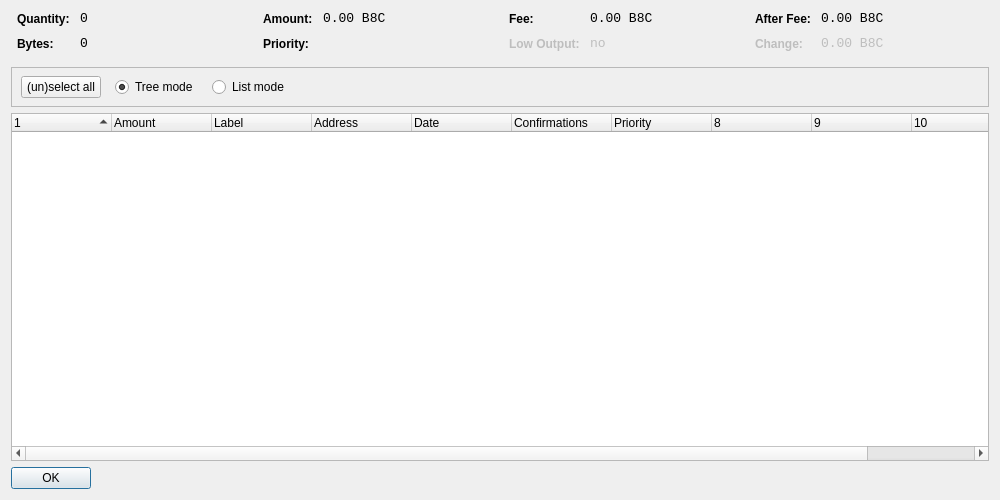
<?xml version="1.0" encoding="UTF-8"?>
<ui version="4.0">
 <class>CoinControlDialog</class>
 <widget class="QDialog" name="CoinControlDialog">
  <property name="geometry">
   <rect>
    <x>0</x>
    <y>0</y>
    <width>1000</width>
    <height>500</height>
   </rect>
  </property>
  <property name="windowTitle">
   <string>Coin Control</string>
  </property>
  <layout class="QVBoxLayout" name="verticalLayout">
   <item>
    <layout class="QHBoxLayout" name="horizontalLayoutTop" stretch="0,0,0,0">
     <property name="topMargin">
      <number>0</number>
     </property>
     <property name="bottomMargin">
      <number>10</number>
     </property>
     <item>
      <layout class="QFormLayout" name="formLayoutCoinControl1">
       <property name="horizontalSpacing">
        <number>10</number>
       </property>
       <property name="verticalSpacing">
        <number>10</number>
       </property>
       <property name="leftMargin">
        <number>6</number>
       </property>
       <property name="rightMargin">
        <number>6</number>
       </property>
       <item row="0" column="0">
        <widget class="QLabel" name="labelCoinControlQuantityText">
         <property name="styleSheet">
          <string notr="true">font-weight:bold;</string>
         </property>
         <property name="text">
          <string>Quantity:</string>
         </property>
        </widget>
       </item>
       <item row="0" column="1">
        <widget class="QLabel" name="labelCoinControlQuantity">
         <property name="font">
          <font>
           <family>Monospace</family>
           <pointsize>10</pointsize>
          </font>
         </property>
         <property name="cursor">
          <cursorShape>IBeamCursor</cursorShape>
         </property>
         <property name="contextMenuPolicy">
          <enum>Qt::ActionsContextMenu</enum>
         </property>
         <property name="text">
          <string notr="true">0</string>
         </property>
         <property name="textInteractionFlags">
          <set>Qt::LinksAccessibleByMouse|Qt::TextSelectableByKeyboard|Qt::TextSelectableByMouse</set>
         </property>
        </widget>
       </item>
       <item row="1" column="0">
        <widget class="QLabel" name="labelCoinControlBytesText">
         <property name="styleSheet">
          <string notr="true">font-weight:bold;</string>
         </property>
         <property name="text">
          <string>Bytes:</string>
         </property>
        </widget>
       </item>
       <item row="1" column="1">
        <widget class="QLabel" name="labelCoinControlBytes">
         <property name="font">
          <font>
           <family>Monospace</family>
           <pointsize>10</pointsize>
          </font>
         </property>
         <property name="cursor">
          <cursorShape>IBeamCursor</cursorShape>
         </property>
         <property name="contextMenuPolicy">
          <enum>Qt::ActionsContextMenu</enum>
         </property>
         <property name="text">
          <string notr="true">0</string>
         </property>
         <property name="textInteractionFlags">
          <set>Qt::LinksAccessibleByMouse|Qt::TextSelectableByKeyboard|Qt::TextSelectableByMouse</set>
         </property>
        </widget>
       </item>
      </layout>
     </item>
     <item>
      <layout class="QFormLayout" name="formLayoutCoinControl2">
       <property name="horizontalSpacing">
        <number>10</number>
       </property>
       <property name="verticalSpacing">
        <number>10</number>
       </property>
       <property name="leftMargin">
        <number>6</number>
       </property>
       <property name="rightMargin">
        <number>6</number>
       </property>
       <item row="0" column="0">
        <widget class="QLabel" name="labelCoinControlAmountText">
         <property name="styleSheet">
          <string notr="true">font-weight:bold;</string>
         </property>
         <property name="text">
          <string>Amount:</string>
         </property>
        </widget>
       </item>
       <item row="0" column="1">
        <widget class="QLabel" name="labelCoinControlAmount">
         <property name="font">
          <font>
           <family>Monospace</family>
           <pointsize>10</pointsize>
          </font>
         </property>
         <property name="cursor">
          <cursorShape>IBeamCursor</cursorShape>
         </property>
         <property name="contextMenuPolicy">
          <enum>Qt::ActionsContextMenu</enum>
         </property>
         <property name="text">
          <string notr="true">0.00 B8C</string>
         </property>
         <property name="textInteractionFlags">
          <set>Qt::LinksAccessibleByMouse|Qt::TextSelectableByKeyboard|Qt::TextSelectableByMouse</set>
         </property>
        </widget>
       </item>
       <item row="1" column="0">
        <widget class="QLabel" name="labelCoinControlPriorityText">
         <property name="styleSheet">
          <string notr="true">font-weight:bold;</string>
         </property>
         <property name="text">
          <string>Priority:</string>
         </property>
        </widget>
       </item>
       <item row="1" column="1">
        <widget class="QLabel" name="labelCoinControlPriority">
         <property name="font">
          <font>
           <family>Monospace</family>
           <pointsize>10</pointsize>
          </font>
         </property>
         <property name="cursor">
          <cursorShape>IBeamCursor</cursorShape>
         </property>
         <property name="contextMenuPolicy">
          <enum>Qt::ActionsContextMenu</enum>
         </property>
         <property name="text">
          <string/>
         </property>
         <property name="textInteractionFlags">
          <set>Qt::LinksAccessibleByMouse|Qt::TextSelectableByKeyboard|Qt::TextSelectableByMouse</set>
         </property>
        </widget>
       </item>
      </layout>
     </item>
     <item>
      <layout class="QFormLayout" name="formLayoutCoinControl3">
       <property name="horizontalSpacing">
        <number>10</number>
       </property>
       <property name="verticalSpacing">
        <number>10</number>
       </property>
       <property name="leftMargin">
        <number>6</number>
       </property>
       <property name="rightMargin">
        <number>6</number>
       </property>
       <item row="0" column="0">
        <widget class="QLabel" name="labelCoinControlFeeText">
         <property name="styleSheet">
          <string notr="true">font-weight:bold;</string>
         </property>
         <property name="text">
          <string>Fee:</string>
         </property>
        </widget>
       </item>
       <item row="0" column="1">
        <widget class="QLabel" name="labelCoinControlFee">
         <property name="font">
          <font>
           <family>Monospace</family>
           <pointsize>10</pointsize>
          </font>
         </property>
         <property name="cursor">
          <cursorShape>IBeamCursor</cursorShape>
         </property>
         <property name="contextMenuPolicy">
          <enum>Qt::ActionsContextMenu</enum>
         </property>
         <property name="text">
          <string notr="true">0.00 B8C</string>
         </property>
         <property name="textInteractionFlags">
          <set>Qt::LinksAccessibleByMouse|Qt::TextSelectableByKeyboard|Qt::TextSelectableByMouse</set>
         </property>
        </widget>
       </item>
       <item row="1" column="0">
        <widget class="QLabel" name="labelCoinControlLowOutputText">
         <property name="enabled">
          <bool>false</bool>
         </property>
         <property name="styleSheet">
          <string notr="true">font-weight:bold;</string>
         </property>
         <property name="text">
          <string>Low Output:</string>
         </property>
        </widget>
       </item>
       <item row="1" column="1">
        <widget class="QLabel" name="labelCoinControlLowOutput">
         <property name="enabled">
          <bool>false</bool>
         </property>
         <property name="font">
          <font>
           <family>Monospace</family>
           <pointsize>10</pointsize>
          </font>
         </property>
         <property name="cursor">
          <cursorShape>IBeamCursor</cursorShape>
         </property>
         <property name="contextMenuPolicy">
          <enum>Qt::ActionsContextMenu</enum>
         </property>
         <property name="text">
          <string notr="true">no</string>
         </property>
         <property name="textInteractionFlags">
          <set>Qt::LinksAccessibleByMouse|Qt::TextSelectableByKeyboard|Qt::TextSelectableByMouse</set>
         </property>
        </widget>
       </item>
      </layout>
     </item>
     <item>
      <layout class="QFormLayout" name="formLayoutCoinControl4">
       <property name="horizontalSpacing">
        <number>10</number>
       </property>
       <property name="verticalSpacing">
        <number>10</number>
       </property>
       <property name="leftMargin">
        <number>6</number>
       </property>
       <property name="rightMargin">
        <number>6</number>
       </property>
       <item row="0" column="0">
        <widget class="QLabel" name="labelCoinControlAfterFeeText">
         <property name="styleSheet">
          <string notr="true">font-weight:bold;</string>
         </property>
         <property name="text">
          <string>After Fee:</string>
         </property>
        </widget>
       </item>
       <item row="0" column="1">
        <widget class="QLabel" name="labelCoinControlAfterFee">
         <property name="font">
          <font>
           <family>Monospace</family>
           <pointsize>10</pointsize>
          </font>
         </property>
         <property name="cursor">
          <cursorShape>IBeamCursor</cursorShape>
         </property>
         <property name="contextMenuPolicy">
          <enum>Qt::ActionsContextMenu</enum>
         </property>
         <property name="text">
          <string notr="true">0.00 B8C</string>
         </property>
         <property name="textInteractionFlags">
          <set>Qt::LinksAccessibleByMouse|Qt::TextSelectableByKeyboard|Qt::TextSelectableByMouse</set>
         </property>
        </widget>
       </item>
       <item row="1" column="0">
        <widget class="QLabel" name="labelCoinControlChangeText">
         <property name="enabled">
          <bool>false</bool>
         </property>
         <property name="styleSheet">
          <string notr="true">font-weight:bold;</string>
         </property>
         <property name="text">
          <string>Change:</string>
         </property>
        </widget>
       </item>
       <item row="1" column="1">
        <widget class="QLabel" name="labelCoinControlChange">
         <property name="enabled">
          <bool>false</bool>
         </property>
         <property name="font">
          <font>
           <family>Monospace</family>
           <pointsize>10</pointsize>
          </font>
         </property>
         <property name="cursor">
          <cursorShape>IBeamCursor</cursorShape>
         </property>
         <property name="contextMenuPolicy">
          <enum>Qt::ActionsContextMenu</enum>
         </property>
         <property name="text">
          <string notr="true">0.00 B8C</string>
         </property>
         <property name="textInteractionFlags">
          <set>Qt::LinksAccessibleByMouse|Qt::TextSelectableByKeyboard|Qt::TextSelectableByMouse</set>
         </property>
        </widget>
       </item>
      </layout>
     </item>
    </layout>
   </item>
   <item>
    <widget class="QFrame" name="frame">
     <property name="minimumSize">
      <size>
       <width>0</width>
       <height>40</height>
      </size>
     </property>
     <property name="frameShape">
      <enum>QFrame::StyledPanel</enum>
     </property>
     <property name="frameShadow">
      <enum>QFrame::Sunken</enum>
     </property>
     <widget class="QWidget" name="horizontalLayoutWidget">
      <property name="geometry">
       <rect>
        <x>10</x>
        <y>0</y>
        <width>781</width>
        <height>41</height>
       </rect>
      </property>
      <layout class="QHBoxLayout" name="horizontalLayoutPanel" stretch="0,0,0,0,0">
       <property name="spacing">
        <number>14</number>
       </property>
       <item>
        <widget class="QPushButton" name="pushButtonSelectAll">
         <property name="sizePolicy">
          <sizepolicy hsizetype="Maximum" vsizetype="Fixed">
           <horstretch>0</horstretch>
           <verstretch>0</verstretch>
          </sizepolicy>
         </property>
         <property name="text">
          <string>(un)select all</string>
         </property>
        </widget>
       </item>
       <item>
        <widget class="QRadioButton" name="radioTreeMode">
         <property name="sizePolicy">
          <sizepolicy hsizetype="Maximum" vsizetype="Fixed">
           <horstretch>0</horstretch>
           <verstretch>0</verstretch>
          </sizepolicy>
         </property>
         <property name="text">
          <string>Tree mode</string>
         </property>
         <property name="checked">
          <bool>true</bool>
         </property>
        </widget>
       </item>
       <item>
        <widget class="QRadioButton" name="radioListMode">
         <property name="sizePolicy">
          <sizepolicy hsizetype="Maximum" vsizetype="Fixed">
           <horstretch>0</horstretch>
           <verstretch>0</verstretch>
          </sizepolicy>
         </property>
         <property name="text">
          <string>List mode</string>
         </property>
        </widget>
       </item>
       <item>
        <spacer name="horizontalSpacer">
         <property name="orientation">
          <enum>Qt::Horizontal</enum>
         </property>
         <property name="sizeHint" stdset="0">
          <size>
           <width>40</width>
           <height>20</height>
          </size>
         </property>
        </spacer>
       </item>
      </layout>
     </widget>
    </widget>
   </item>
   <item>
    <widget class="CoinControlTreeWidget" name="treeWidget">
     <property name="contextMenuPolicy">
      <enum>Qt::CustomContextMenu</enum>
     </property>
     <property name="sortingEnabled">
      <bool>false</bool>
     </property>
     <property name="columnCount">
      <number>11</number>
     </property>
     <attribute name="headerShowSortIndicator" stdset="0">
      <bool>true</bool>
     </attribute>
     <attribute name="headerStretchLastSection">
      <bool>false</bool>
     </attribute>
     <column>
      <property name="text">
       <string/>
      </property>
     </column>
     <column>
      <property name="text">
       <string>Amount</string>
      </property>
     </column>
     <column>
      <property name="text">
       <string>Label</string>
      </property>
     </column>
     <column>
      <property name="text">
       <string>Address</string>
      </property>
     </column>
     <column>
      <property name="text">
       <string>Date</string>
      </property>
     </column>
     <column>
      <property name="text">
       <string>Confirmations</string>
      </property>
      <property name="toolTip">
       <string>Confirmed</string>
      </property>
     </column>
     <column>
      <property name="text">
       <string>Priority</string>
      </property>
     </column>
     <column>
      <property name="text">
       <string/>
      </property>
     </column>
     <column>
      <property name="text">
       <string/>
      </property>
     </column>
     <column>
      <property name="text">
       <string/>
      </property>
     </column>
     <column>
      <property name="text">
       <string/>
      </property>
     </column>
    </widget>
   </item>
   <item>
    <widget class="QDialogButtonBox" name="buttonBox">
     <property name="sizePolicy">
      <sizepolicy hsizetype="Maximum" vsizetype="Fixed">
       <horstretch>0</horstretch>
       <verstretch>0</verstretch>
      </sizepolicy>
     </property>
     <property name="orientation">
      <enum>Qt::Horizontal</enum>
     </property>
     <property name="standardButtons">
      <set>QDialogButtonBox::Ok</set>
     </property>
    </widget>
   </item>
  </layout>
 </widget>
 <customwidgets>
  <customwidget>
   <class>CoinControlTreeWidget</class>
   <extends>QTreeWidget</extends>
   <header>coincontroltreewidget.h</header>
  </customwidget>
 </customwidgets>
 <resources/>
 <connections/>
</ui>
